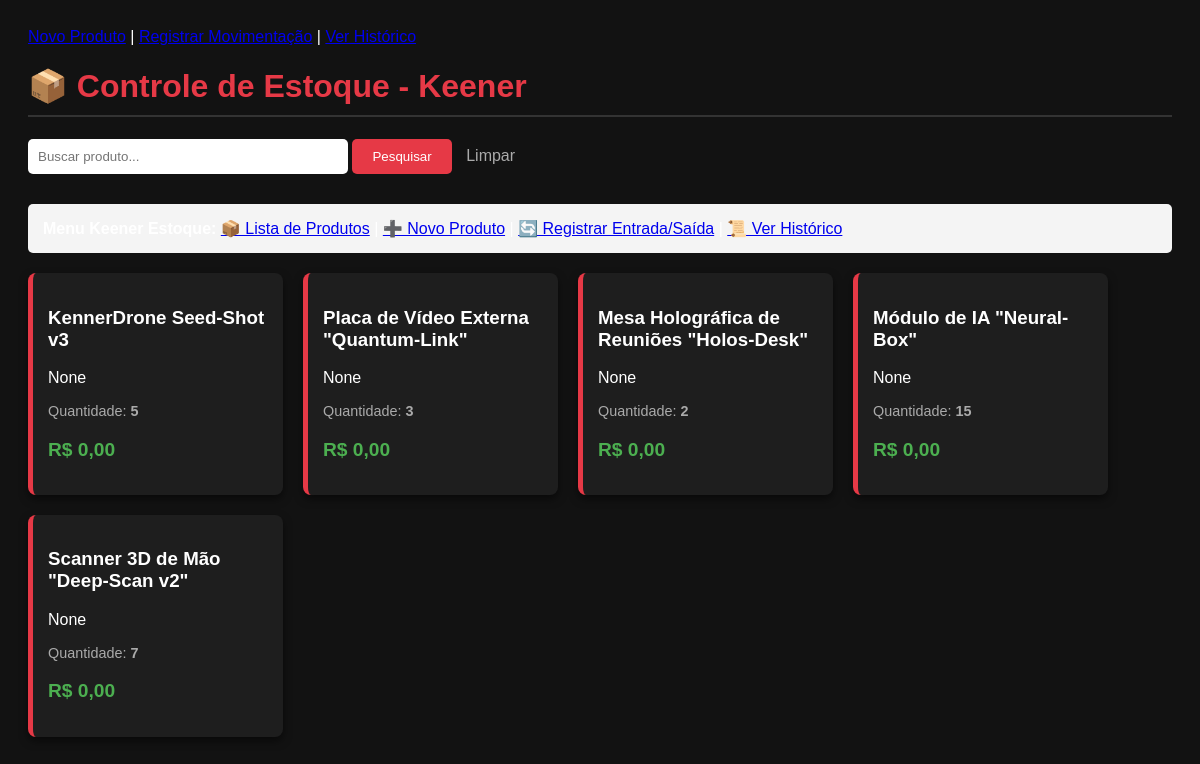
Page /estoque/ on the earlier database version.
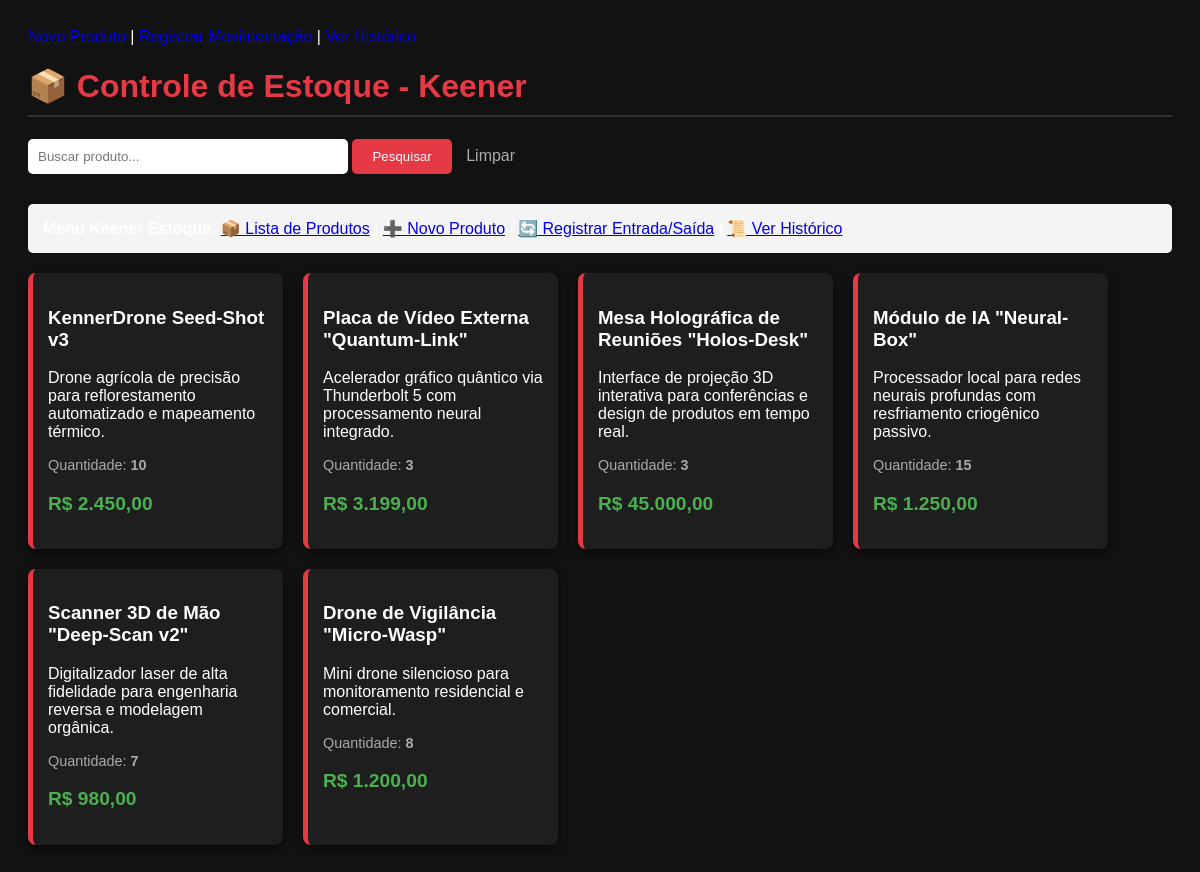
Same page on the later database version.
### produtos/models.py (models this page shows, shortened)
class Produto(models.Model):
    nome = models.CharField(max_length=100)
    descricao = models.TextField(blank=True, null=True)
    quantidade = models.IntegerField(default=0)
    preco = models.DecimalField(max_digits=10, decimal_places=2, default=0.00)

### produtos/views.py (the view)
# urls.py: path('', views.lista_produtos, name='lista_produtos'),
def lista_produtos(request):
    busca = request.GET.get('busca')
    if busca:
        produtos = Produto.objects.filter(nome__icontains=busca)
    else:
        produtos = Produto.objects.all()
    return render(request, 'produtos/lista.html', {'produtos': produtos})

### produtos/templates/produtos/lista.html (shortened to what this page needs)
{% load l10n %}
{% load humanize %}
<!DOCTYPE html>
<html lang="pt-br">
<head>
    <nav>
    <a href="{% url 'cadastrar_produto' %}" class="btn">Novo Produto</a> |
    <a href="{% url 'cadastrar_movimentacao' %}" class="btn">Registrar Movimentação</a> |
    <a href="{% url 'lista_movimentacoes' %}" class="btn">Ver Histórico</a>
</nav>
</head>
<body>
    <h1>📦 Controle de Estoque - Keener</h1>
    <form method="GET" action="{% url 'lista_produtos' %}" style="margin-bottom: 30px;">
    <input type="text" name="busca" placeholder="Buscar produto..."
           style="padding: 10px; width: 300px; border-radius: 5px; border: none;">
    <button type="submit"
            style="padding: 10px 20px; background: #e63946; color: white; border: none; border-radius: 5px; cursor: pointer;">
        Pesquisar
    </button>
    <a href="{% url 'lista_produtos' %}" style="color: #aaa; margin-left: 10px; text-decoration: none;">Limpar</a>
</form>
<div style="background: #f4f4f4; padding: 15px; margin-bottom: 20px; border-radius: 5px;">
    <strong>Menu Keener Estoque:</strong>
    <a href="{% url 'lista_produtos' %}">📦 Lista de Produtos</a> |
    <a href="{% url 'cadastrar_produto' %}">➕ Novo Produto</a> |
    <a href="{% url 'cadastrar_movimentacao' %}">🔄 Registrar Entrada/Saída</a> |
    <a href="{% url 'lista_movimentacoes' %}">📜 Ver Histórico</a>
</div>
   <div class="card-container">
    {% for produto in produtos %}
    <div class="card">
        <h3>
            <a href="{% url 'detalhe_produto' produto.pk %}" style="color: white; text-decoration: none;">
                {{ produto.nome }}
            </a>
        </h3>
        <p>{{ produto.descricao }}</p>
        <p class="qtd">Quantidade: <strong>{{ produto.quantidade }}</strong></p>
        <p class="preco">R$ {{ produto.preco|floatformat:2|intcomma }}</p>
    </div>
    {% empty %}
    <p>O estoque está vazio.</p>
    {% endfor %}
</div>
</body>
</html>

### produtos/templates/produtos/lista.html (style rules this page uses)
body { font-family: sans-serif; background: #121212; color: white; padding: 20px; }
.card-container { display: flex; gap: 20px; flex-wrap: wrap; }
.card { background: #1e1e1e; border-left: 5px solid #e63946; padding: 15px; width: 220px; border-radius: 8px; box-shadow: 0 4px 8px rgba(0,0,0,0.5); }
.preco { color: #4caf50; font-weight: bold; font-size: 1.2em; }
h1 { border-bottom: 2px solid #333; padding-bottom: 10px; color: #e63946; }
.qtd { color: #aaa; font-size: 0.9em; }

Differences in the rows shown:
changed Produto "KennerDrone Seed-Shot v3": descricao "None" → "Drone agrícola de precisão para reflorestamento automatizado e mapeamento térmico."; quantidade "5" → "10"; preco "0,00" → "2.450,00"
changed Produto "Placa de Vídeo Externa \"Quantum-Link\"": descricao "None" → "Acelerador gráfico quântico via Thunderbolt 5 com processamento neural integrado."; preco "0,00" → "3.199,00"
changed Produto "Mesa Holográfica de Reuniões \"Holos-Desk\"": descricao "None" → "Interface de projeção 3D interativa para conferências e design de produtos em tempo real."; quantidade "2" → "3"; preco "0,00" → "45.000,00"
changed Produto "Módulo de IA \"Neural-Box\"": descricao "None" → "Processador local para redes neurais profundas com resfriamento criogênico passivo."; preco "0,00" → "1.250,00"
changed Produto "Scanner 3D de Mão \"Deep-Scan v2\"": descricao "None" → "Digitalizador laser de alta fidelidade para engenharia reversa e modelagem orgânica."; preco "0,00" → "980,00"
added Produto: nome "Drone de Vigilância \"Micro-Wasp\"", descricao "Mini drone silencioso para monitoramento residencial e comercial.", quantidade "8", preco "1.200,00"
